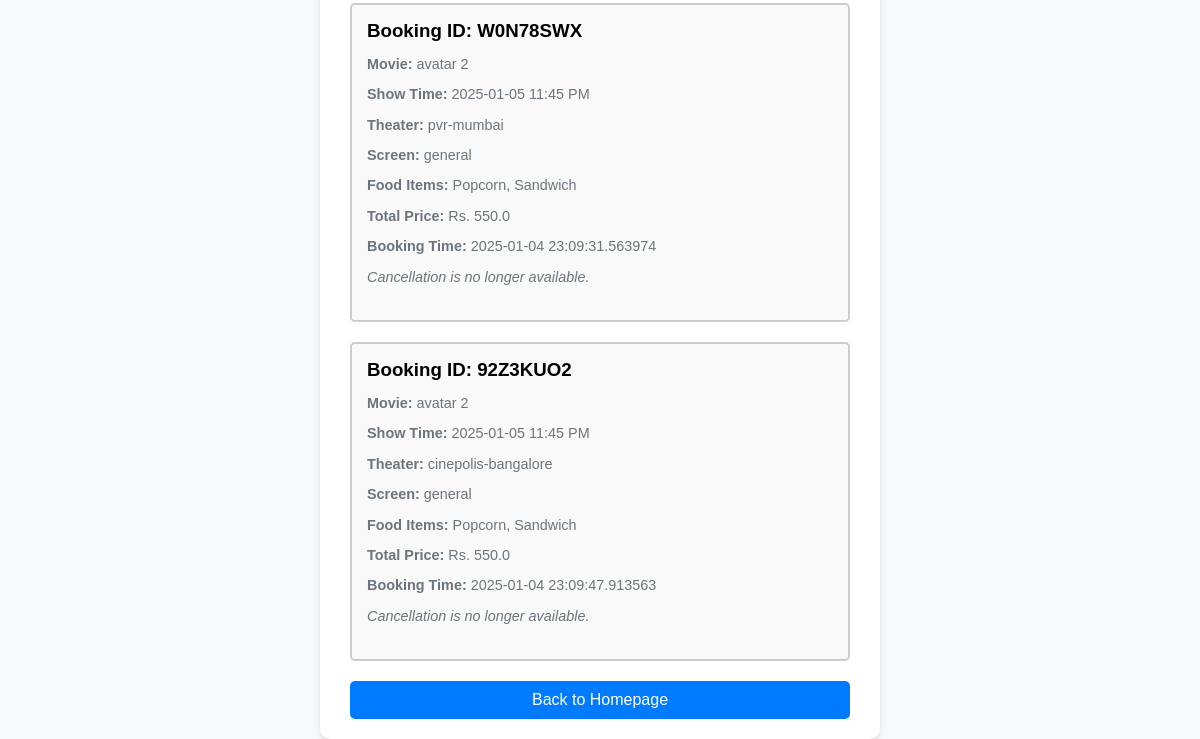
/view_previous_bookings (lower part), run on an earlier commit of the app's database.
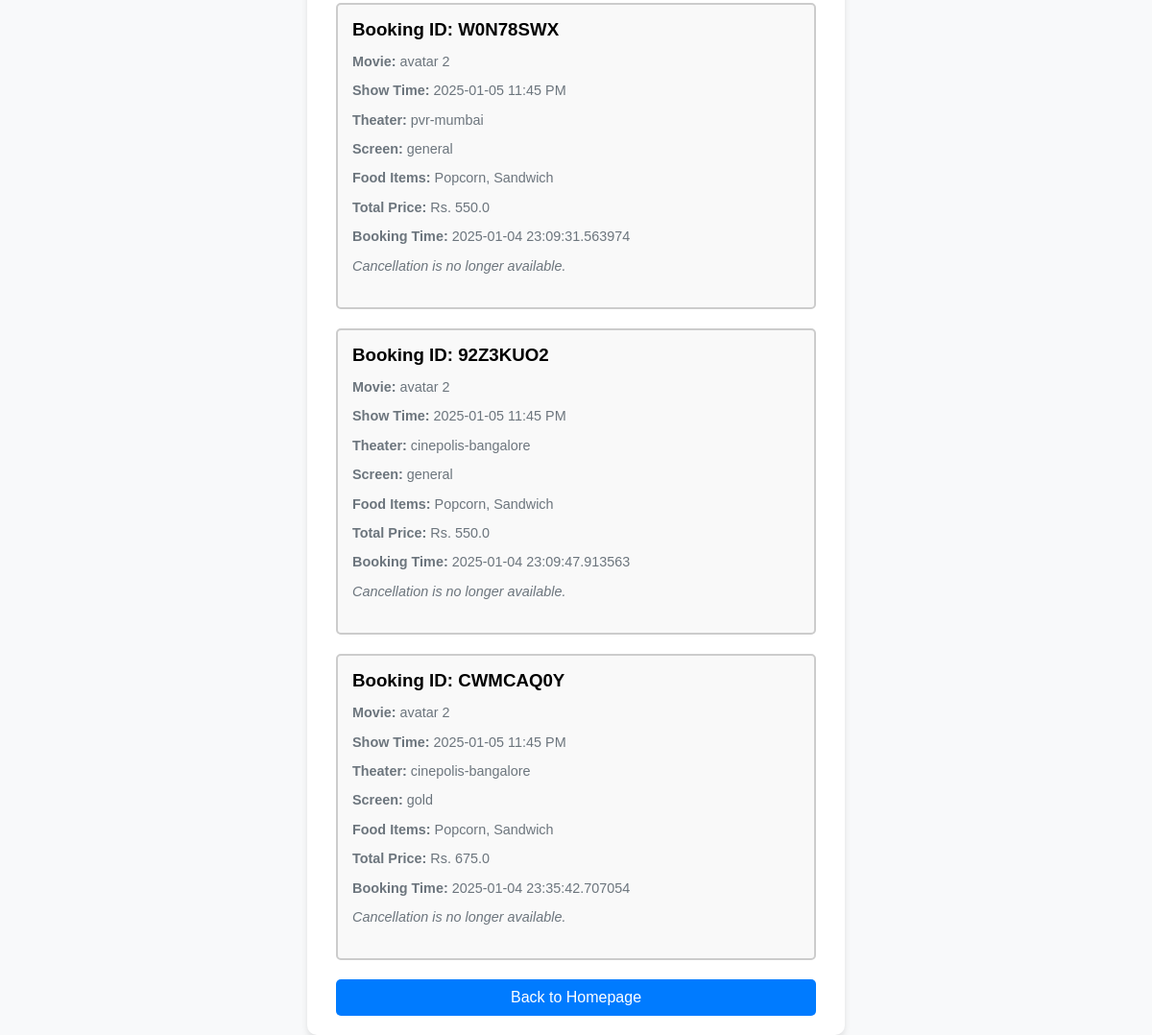
And on a later commit of the database.
### tables this page shows
CREATE TABLE bookings (
                            id INTEGER PRIMARY KEY AUTOINCREMENT,
                            theater TEXT,
                            movie TEXT,
                            screen TEXT,
                            food_items TEXT,
                            total_price REAL,
                            booking_time DATETIME,
                            seat_number INTEGER,
                            booking_id TEXT,
                            canceled INTEGER DEFAULT 0
                          );

### app.py (the view)
@app.route("/view_previous_bookings", methods=["GET"])
def view_previous_bookings():
    with sqlite3.connect('booking.db') as conn:
        cursor = conn.cursor()
        cursor.execute("SELECT * FROM bookings WHERE canceled = 0")
        rows = cursor.fetchall()
        bookings = []
        now = datetime.datetime.now()
        print(f"DEBUG: Current Time: {now}")  # Debug log
        for row in rows:
            movie = row[2]  # Movie name from the booking record
            booking_id = row[8]
            try:
                movie_data = theater_data.get('movies', {}).get(movie, {})
                show_time_str = movie_data.get('date_time')
                if not show_time_str:
                    print(f"WARNING: No show time found for movie {movie} (ID: {booking_id})")
                    continue
                show_time = datetime.datetime.strptime(show_time_str, '%m/%d/%Y, %I:%M:%S %p')
                cancelable = now < show_time - datetime.timedelta(minutes=30)
                print(f"DEBUG: Booking ID: {booking_id}, Show Time: {show_time}, Cancelable: {cancelable}")
            except (KeyError, ValueError) as e:
                print(f"ERROR: Issue with booking ID {booking_id}: {e}")
                continue
            bookings.append({
                "id": row[0],
                "theater": row[1],
                "movie": row[2],
                "screen": row[3],
                "food_items": row[4],
                "total_price": row[5],
                "booking_time": row[6],
                "seat_number": row[7],
                "booking_id": booking_id,
                "show_time": show_time.strftime('%Y-%m-%d %I:%M %p'),
                "cancelable": cancelable
            })
    return render_template("previousBookings.html", previous_bookings=bookings)

### templates/previousbookings.html (shortened to what this page needs)
<!DOCTYPE html>
<html lang="en">
<head>
    <link href="{{ url_for('static', filename='css/style.css') }}" rel="stylesheet">
</head>
<body>
    <div class="container">
        {% if previous_bookings %}
            {% for booking in previous_bookings %}
            <div class="booking-card">
                <h3>Booking ID: {{ booking.booking_id }}</h3>
                <p class="details"><strong>Movie:</strong> {{ booking.movie }}</p>
                <p class="details"><strong>Show Time:</strong> {{ booking.show_time }}</p>
                <p class="details"><strong>Theater:</strong> {{ booking.theater }}</p>
                <p class="details"><strong>Screen:</strong> {{ booking.screen }}</p>
                <p class="details"><strong>Food Items:</strong> {{ booking.food_items.split(",") | join(", ") }}</p>
                <p class="details"><strong>Total Price:</strong> Rs. {{ booking.total_price }}</p>
                <p class="details"><strong>Booking Time:</strong> {{ booking.booking_time }}</p>
                {% if booking.cancelable %}
                <form method="POST" action="{{ url_for('cancel_booking') }}">
                    <input type="hidden" name="booking_id" value="{{ booking.booking_id }}">
                    <button type="submit" class="btn-cancel">Cancel</button>
                </form>
                {% else %}
                <p><em>Cancellation is no longer available.</em></p>
                {% endif %}
            </div>
            {% endfor %}
        {% else %}
            <p>No previous bookings found.</p>
        {% endif %}
        <button onclick="window.location.href='{{ url_for('home') }}'" class="btn">Back to Homepage</button>
    </div>
</body>
</html>

### static/css/style.css (style rules this page uses)
body { font-family: Arial, sans-serif; margin: 0; padding: 0; background-color: #f8f9fa; display: flex; justify-content: center; align-items: center; min-height: 100vh; }
.container { background: white; padding: 20px 30px; border-radius: 10px; box-shadow: 0 4px 6px rgba(0, 0, 0, 0.1); width: 100%; max-width: 500px; text-align: left; }
button { width: 100%; padding: 10px 15px; font-size: 1rem; color: white; background-color: #007bff; border: none; border-radius: 5px; cursor: pointer; transition: background-color 0.3s; }

### templates/previousbookings.html (style rules this page uses)
.booking-card { border: 2px solid #ccc; border-radius: 5px; padding: 15px; margin-bottom: 20px; background-color: #f9f9f9; }
.booking-card h3 { margin-top: 0; margin-bottom: 10px; }

What changed in the data, as far as the page shows it:
added bookings: booking_id "CWMCAQ0Y", movie "avatar 2", show_time "2025-01-05 11:45 PM", theater "cinepolis-bangalore", screen "gold", food_items.split "Popcorn, Sandwich", total_price "675.0", booking_time "2025-01-04 23:35:42.707054"
